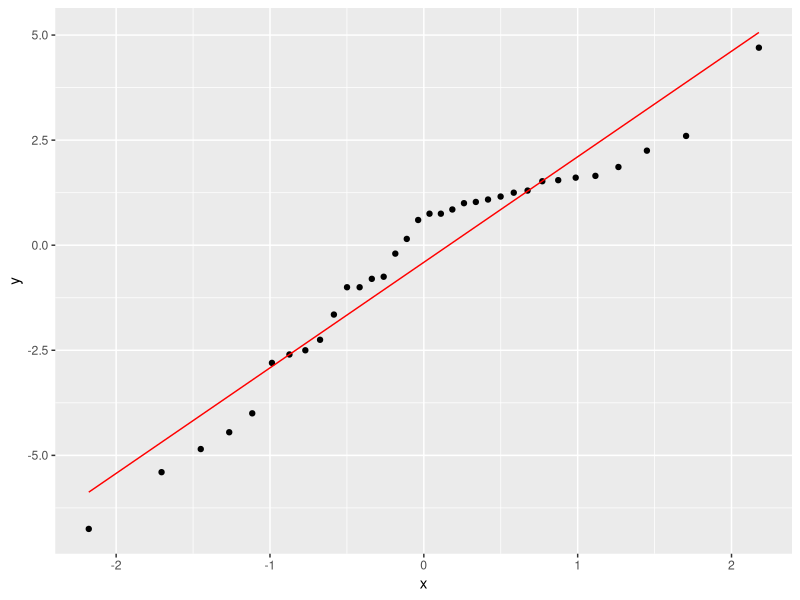
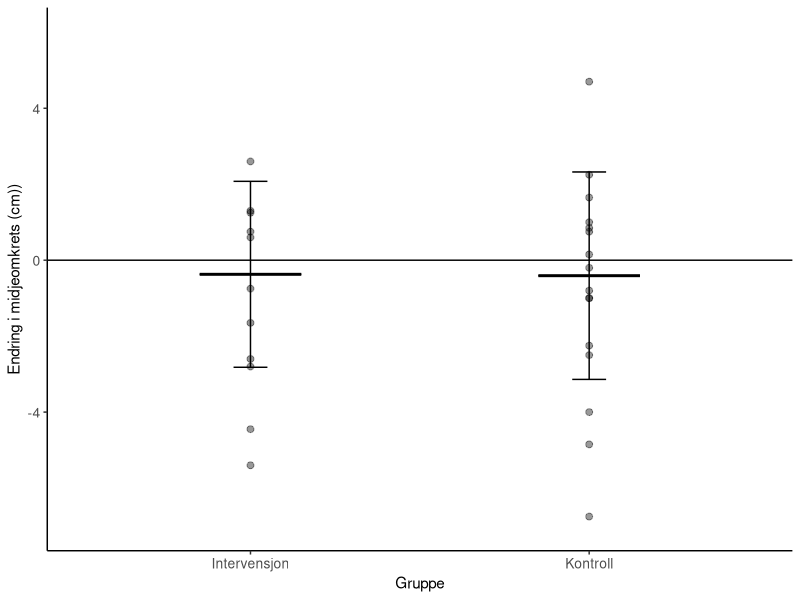
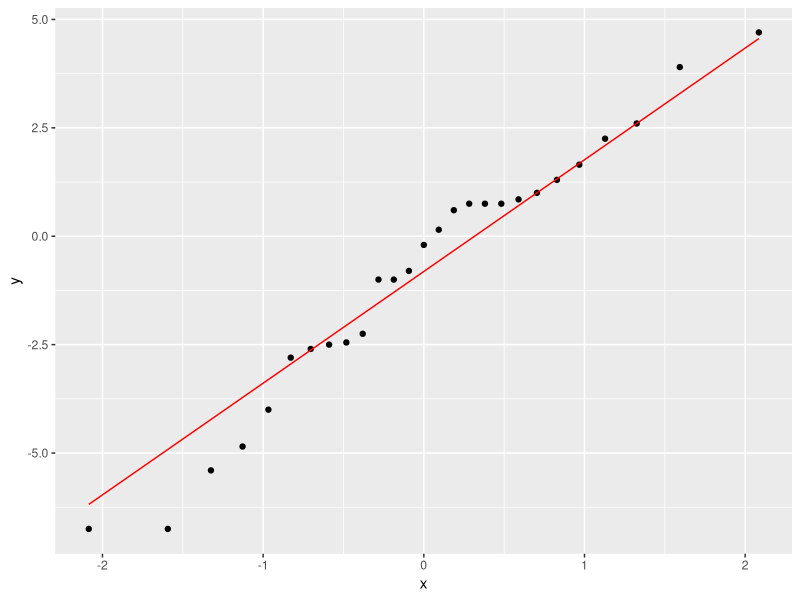
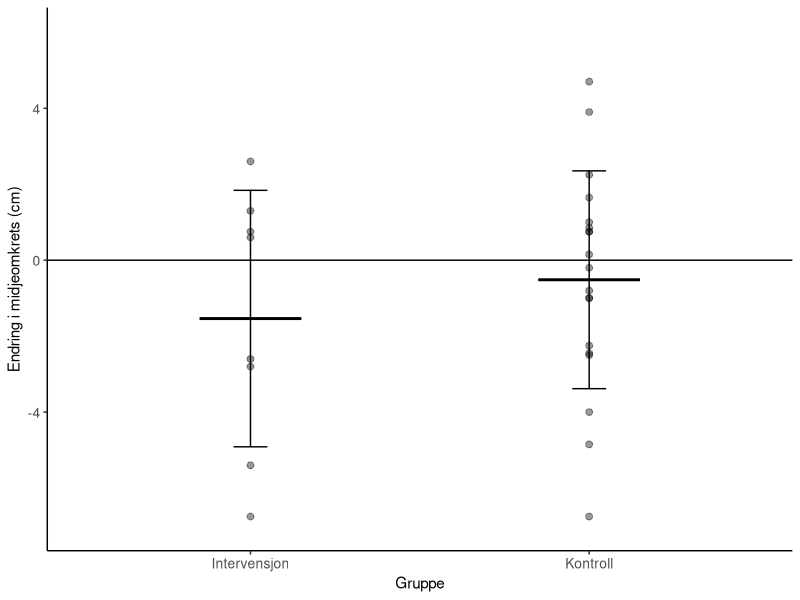
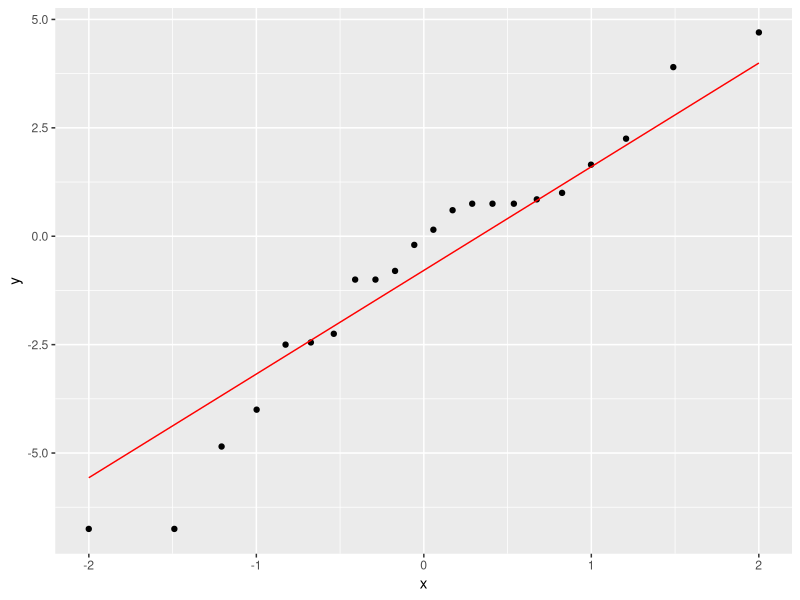
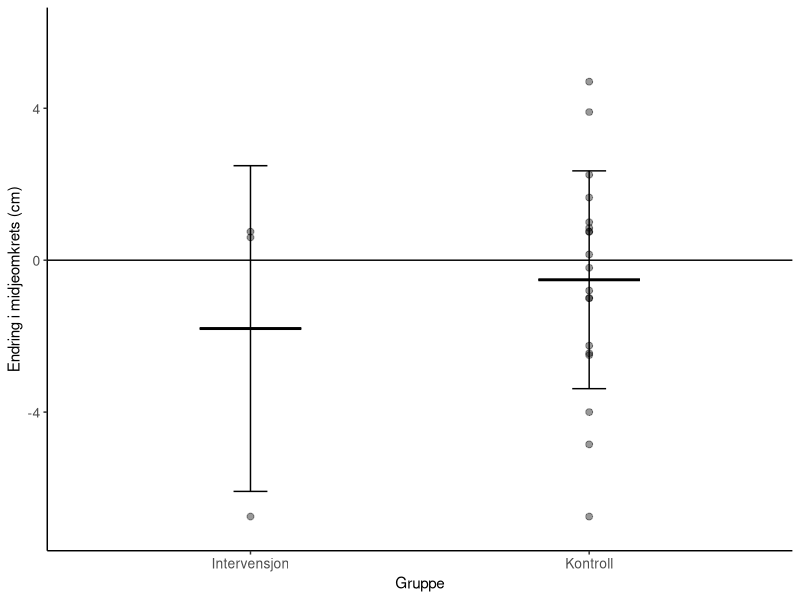

The R script that drew these images, in order:
## ---- chunk 1
library(tidyverse); library(knitr); library(ggplot2); library(kableExtra); library(readxl); library(dplyr); library(flextable); library(pbkrtest); library(broom)
Resultatskjema <- read_excel("Resultatskjema.xlsx")
Resultatskjema.ITT <- read_excel("Resultatskjema_ITT.xlsx")

# analyse intention to treat
itt.wc <- Resultatskjema.ITT %>%
  select(id, group, sex, age, time, wc) %>%
  mutate(time = factor(time, levels = c("pre", "post"),
                       labels = c("Pre", "Post")),
         group = factor(group, levels = c("fls", "kon"),
                        labels = c("Intervensjon", "Kontroll"))) %>% 
  drop_na() %>%
  pivot_wider(names_from = time,
              values_from = wc) %>%
  mutate(change.wc.itt = Post - Pre) %>%
  mutate(change.wc.itt.pros = ((Post - Pre) / Pre) * 100) %>%
  group_by(group) %>%
  print()

# sjekker normalfordelingen 
ggplot(itt.wc, aes(sample = change.wc.itt)) + stat_qq() + stat_qq_line(col = "red")

# analyse av endringsscore fra pre til post mellom gruppene
itt.wc.lm <- lm(change.wc.itt ~ group, data = itt.wc)
summary(itt.wc.lm)

# sjekker for kovariat
itt.wc.lm.co. <- lm(change.wc.itt ~ group + sex + Pre, data = itt.wc)
summary(itt.wc.lm.co.)

itt.wc.lm.co.pre <- lm(change.wc.itt ~ group + Pre, data = itt.wc)
summary(itt.wc.lm.co.pre)

itt.wc.lm.co.sex <- lm(change.wc.itt ~ group + sex, data = itt.wc)
summary(itt.wc.lm.co.sex)

# lager et datasett med gjennomsnittsverdier av endring for bruk i graf
mean.itt.wc <- itt.wc %>%
  drop_na() %>%
  summarise(mean.wc = mean(change.wc.itt),
            sd.wc = sd(change.wc.itt)) %>%
  print()

# lager et datasett for bruk til individuelle verdier i graf (uten dropped out)
dropout.itt.wc <- itt.wc %>%
  filter(id != "tr031 10541") %>%
  filter(id != "tr031 13404") %>%
  filter(id != "tr031 11421") %>%
  filter(id != "tr031 004") %>%
  filter(id != "tr031 008") %>%
  filter(id != "tr031 001") %>%
  filter(id != "tr031 016") %>%
  drop_na() %>%
  print()

# lager graf
figur.wc.itt <- mean.itt.wc %>%
  ggplot(aes(group, mean.wc, group = group)) + geom_boxplot(width = 0.3, fill = "white", colour = "black") + geom_errorbar(aes(ymin = mean.wc - sd.wc, ymax = mean.wc + sd.wc), width = 0.1) + theme_classic() + geom_point(data = dropout.itt.wc, aes(group, change.wc.itt), size = 2, alpha = 0.4) + labs(x = "Gruppe", y = "Endring i midjeomkrets (cm))") + geom_hline(yintercept = 0, linetype = "solid", color = "black") + theme(axis.title = element_text(size = 11), axis.text.x = element_text(size = 10), axis.text.y = element_text(size = 10)) + ylim(-7, 6)

figur.wc.itt

## ---- chunk 2
library(tidyverse); library(knitr); library(ggplot2); library(kableExtra); library(readxl); library(dplyr); library(flextable); library(pbkrtest); library(broom)
Resultatskjema <- read_excel("Resultatskjema.xlsx")

# analyse per protocl 1 treningsøkt per uke

# ordner et datasett for grafisk fremstilling med individuelle endringer fra pre til post i prosent og endringsscore for bruk i statistiske tester
pp.wc <- Resultatskjema %>%
  select(id, sex, group, time, wc) %>%
  filter(id != "tr031 012") %>% 
  filter(id != "tr031 013") %>% 
  filter(id != "tr031 010") %>% 
  filter(id != "tr031 007") %>% 
  mutate(time = factor(time, levels = c("pre", "post"),
                       labels = c("Pre", "Post")),
         group = factor(group, levels = c("fls", "kon"),
                        labels = c("Intervensjon", "Kontroll"))) %>% 
  pivot_wider(names_from = time,
              values_from = wc) %>%
  mutate(change.wc.pp = Post - Pre) %>%
  mutate(change.wc.pp.pros = ((Post - Pre)/ Pre) * 100) %>%
  group_by(group) %>%
  drop_na() %>%
  print()

# sjekker normalfordelingen 
ggplot(pp.wc, aes(sample = change.wc.pp)) + stat_qq() + stat_qq_line(col = "red")

# analyse av endringsscore fra pre til post mellom gruppene
pp.wc.lm <- lm(change.wc.pp ~ group, data = pp.wc)
summary(pp.wc.lm)

# sjekker for kovariat
pp.wc.lm.co <- lm(change.wc.pp ~ group + sex + Pre, data = pp.wc)
summary(pp.wc.lm.co)

pp.wc.lm.co.pre <- lm(change.wc.pp ~ group + Pre, data = pp.wc)
summary(pp.wc.lm.co.pre)

pp.wc.lm.co.sex <- lm(change.wc.pp ~ group + sex + Pre, data = pp.wc)
summary(pp.wc.lm.co.sex)

# lager et datasett med gjennomsnittsverdier av prosentvis endring for bruk i graf
mean.pp.wc <- pp.wc %>%
  summarise(mean.wc.pp = mean(change.wc.pp),
            sd.wc.pp = sd(change.wc.pp)) %>%
  print()

figur.wc.pp <- mean.pp.wc %>%
  ggplot(aes(group, mean.wc.pp, group = group)) + geom_boxplot(width = 0.3, fill = "white", colour = "black") + geom_errorbar(aes(ymin = mean.wc.pp - sd.wc.pp, ymax = mean.wc.pp + sd.wc.pp), width = 0.1) + theme_classic() + geom_point(data = pp.wc, aes(group, change.wc.pp), size = 2, alpha = 0.4) + labs(x = "Gruppe", y = "Endring i midjeomkrets (cm)") + geom_hline(yintercept = 0, linetype = "solid", color = "black") + theme(axis.title = element_text(size = 11), axis.text.x = element_text(size = 10), axis.text.y = element_text(size = 10)) + ylim(-7, 6)

figur.wc.pp
## ---- chunk 3
library(tidyverse); library(knitr); library(ggplot2); library(kableExtra); library(readxl); library(dplyr); library(flextable); library(pbkrtest); library(broom); library(ggsignif)
Resultatskjema <- read_excel("Resultatskjema.xlsx")

# analyse per protocl 2 treningsøkter per uke

# ordner et datasett for grafisk fremstilling med individuelle endringer fra pre til post i prosent og endringsscore for bruk i statistiske tester
ppm.wc <- Resultatskjema %>%
  select(id, sex, group, time, wc) %>%
  # filtrerer ut irrelevante datapunkter
  filter(id != "tr031 012") %>% 
  filter(id != "tr031 013") %>% 
  filter(id != "tr031 010") %>% 
  filter(id != "tr031 007") %>% 
  filter(id != "tr031 002") %>% 
  filter(id != "tr031 006") %>% 
  filter(id != "tr031 009") %>% 
  filter(id != "tr031 013") %>% 
  filter(id != "tr031 012") %>%
  filter(id != "tr031 015") %>%
  filter(id != "tr031 014") %>%
  mutate(time = factor(time, levels = c("pre", "post"),
                       labels = c("Pre", "Post")),
         group = factor(group, levels = c("fls", "kon"),
                        labels = c("Intervensjon", "Kontroll"))) %>% 
  pivot_wider(names_from = time,
              values_from = wc) %>%
  mutate(change.wc.ppm = Post - Pre) %>%
  mutate(change.wc.pros.ppm = ((Post - Pre)/ Pre) * 100) %>%
  group_by(group) %>%
  drop_na() %>%
  print()

# sjekker normalfordelingen 
ggplot(ppm.wc, aes(sample = change.wc.ppm)) + stat_qq() + stat_qq_line(col = "red")

# analyse av endringsscore fra pre til post mellom gruppene
ppm.wc.lm <- lm(change.wc.ppm ~ group, data = ppm.wc)
summary(ppm.wc.lm)

# sjekker for kovariat
ppm.wc.lm.co <- lm(change.wc.ppm ~ group + sex + Pre, data = ppm.wc)
summary(ppm.wc.lm.co)

ppm.wc.lm.co.pre <- lm(change.wc.ppm ~ group + Pre, data = ppm.wc)
summary(ppm.wc.lm.co.pre)

ppm.wc.lm.co.sex <- lm(change.wc.ppm ~ group + sex + Pre, data = ppm.wc)
summary(ppm.wc.lm.co.sex)

# lager et datasett med gjennomsnittsverdier av prosentvis endring for bruk i graf
mean.ppm.wc <- ppm.wc %>%
  summarise(mean.wc.ppm = mean(change.wc.ppm),
            sd.wc.ppm = sd(change.wc.ppm)) %>%
  print()

figur.wc.ppm <- mean.ppm.wc %>%
  ggplot(aes(group, mean.wc.ppm, group = group)) + geom_boxplot(width = 0.3, fill = "white", colour = "black") + geom_errorbar(aes(ymin = mean.wc.ppm - sd.wc.ppm, ymax = mean.wc.ppm + sd.wc.ppm), width = 0.1) + theme_classic() + geom_point(data = ppm.wc, aes(group, change.wc.ppm), size = 2, alpha = 0.4) + labs(x = "Gruppe", y = "Endring i midjeomkrets (cm)") + geom_hline(yintercept = 0, linetype = "solid", color = "black") + theme(axis.title = element_text(size = 11), axis.text.x = element_text(size = 10), axis.text.y = element_text(size = 10)) + ylim(-7, 6)

figur.wc.ppm
